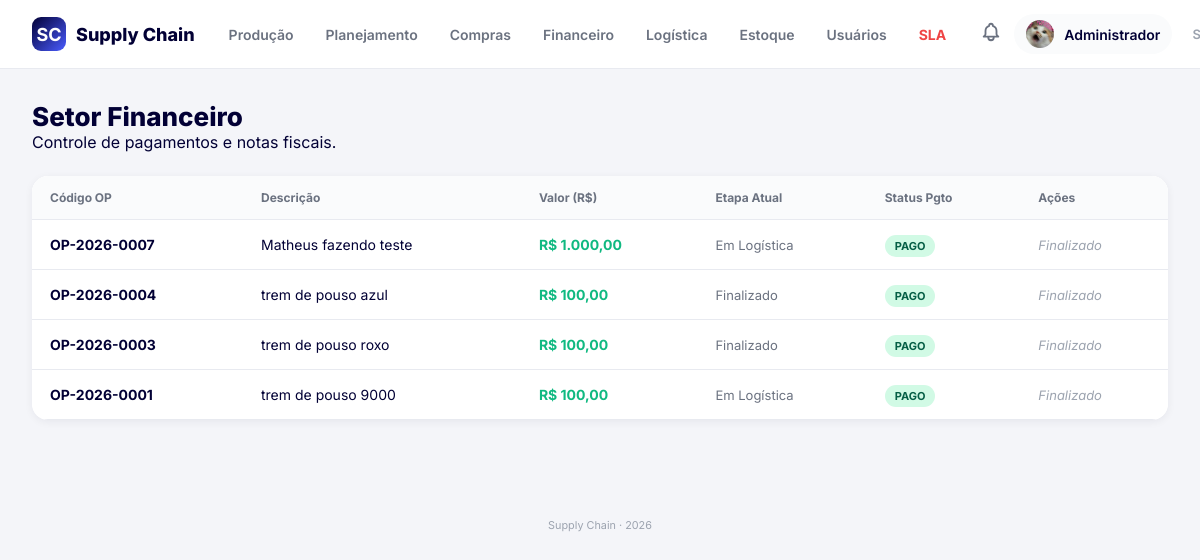
Page /supply-chain/setores/financeiro/index.php (signed in) on the committed database.
### tables this page shows
CREATE TABLE `pedidos_compra` (
  `id` int(11) NOT NULL,
  `ordem_id` int(11) NOT NULL,
  `fornecedor_id` int(11) NOT NULL,
  `valor_total` decimal(12,2) DEFAULT NULL,
  `prazo_entrega` date DEFAULT NULL,
  `status` enum('aberto','pago','em_transito','entregue','cancelado') DEFAULT 'aberto',
  `criado_em` datetime DEFAULT current_timestamp()
);

CREATE TABLE `ordens` (
  `id` int(11) NOT NULL,
  `codigo` varchar(30) NOT NULL,
  `descricao` varchar(200) DEFAULT NULL,
  `status` enum('aberta','desmontagem','planejamento','compras','financeiro','logistica','estoque','remontagem','concluida','cancelada') DEFAULT 'aberta',
  `criado_por` int(11) DEFAULT NULL,
  `criado_em` datetime DEFAULT current_timestamp()
);

### supply-chain/config/db.php (called while the page is built, shortened)
<?php
function db(): PDO
{
    static $pdo = null;
    if ($pdo === null) {
        $dsn = 'mysql:host=' . DB_HOST . ';dbname=' . DB_NAME . ';charset=' . DB_CHARSET;
        $opcoes = [
            PDO::ATTR_ERRMODE            => PDO::ERRMODE_EXCEPTION,
            PDO::ATTR_DEFAULT_FETCH_MODE => PDO::FETCH_ASSOC,
            PDO::ATTR_EMULATE_PREPARES   => false,
        ];
        try {
            $pdo = new PDO($dsn, DB_USER, DB_PASS, $opcoes);
        } catch (PDOException $e) {
            error_log('Erro DB: ' . $e->getMessage());
            http_response_code(500);
            exit('Erro ao conectar ao banco de dados.');
        }
    }
    return $pdo;
}

### supply-chain/includes/funcoes.php (called while the page is built, shortened)
<?php
function e(?string $texto): string
{
    return htmlspecialchars($texto ?? '', ENT_QUOTES | ENT_SUBSTITUTE, 'UTF-8');
}

### supply-chain/setores/financeiro/index.php (the view, shortened to what this page needs)
<?php
require_once __DIR__ . '/../../config/db.php';
require_once __DIR__ . '/../../includes/funcoes.php';
$sql = "
    SELECT o.id, o.codigo, o.descricao, o.status as ordem_status,
           p.id as pedido_id, p.valor_total, p.status as pedido_status,
           (SELECT COUNT(*) FROM pagamentos pg WHERE pg.pedido_id = p.id AND pg.tipo = 'pedido') as pago_pedido,
           (SELECT COUNT(*) FROM pagamentos pg WHERE pg.pedido_id = p.id AND pg.tipo = 'taxa_chegada') as pago_taxa
    FROM ordens o
    JOIN pedidos_compra p ON p.ordem_id = o.id
    ORDER BY o.criado_em DESC
";
$ordens = db()->query($sql)->fetchAll();
require __DIR__ . '/../../includes/header.php';
?>
<div class="page-header">
    <div>
        <h2>Setor Financeiro</h2>
        <p>Controle de pagamentos e notas fiscais.</p>
    </div>
</div>
<div class="card" style="padding: 0; overflow: hidden;">
    <table class="card-table">
        <thead>
            <tr>
                <th>Código OP</th>
                <th>Descrição</th>
                <th>Valor (R$)</th>
                <th>Etapa Atual</th>
                <th>Status Pgto</th>
                <th>Ações</th>
            </tr>
        </thead>
        <tbody>
            <?php foreach ($ordens as $o): ?>
            <tr>
                <td><strong><?= e($o['codigo']) ?></strong></td>
                <td><?= e($o['descricao']) ?></td>
                <td style="color: var(--success); font-weight: 700;">R$ <?= number_format($o['valor_total'], 2, ',', '.') ?></td>
                <td>
                    <?php if ($o['ordem_status'] === 'financeiro' && $o['pago_pedido'] > 0 && $o['pago_taxa'] == 0): ?>
                        <span class="badge badge-warning">Taxa de Chegada</span>
                    <?php elseif ($o['ordem_status'] === 'logistica'): ?>
                        <span style="color: var(--gray-500); font-size: 13px;">Em Logística</span>
                    <?php elseif (in_array($o['ordem_status'], ['estoque', 'remontagem', 'concluida'])): ?>
                        <span style="color: var(--gray-500); font-size: 13px;">Finalizado</span>
                    <?php else: ?>
                        <span style="color: var(--gray-500); font-size: 13px;">Pedido</span>
                    <?php endif; ?>
                </td>
                <td>
                    <?php if ($o['pago_taxa'] > 0): ?>
                        <span class="badge badge-success">Pago</span>
                    <?php elseif ($o['pago_pedido'] > 0 && $o['ordem_status'] === 'financeiro'): ?>
                        <span class="badge badge-warning">Taxa Pendente</span>
                    <?php elseif ($o['pago_pedido'] > 0): ?>
                        <span class="badge badge-success">Pago</span>
                    <?php else: ?>
                        <span class="badge badge-warning">Pendente</span>
                    <?php endif; ?>
                </td>
                <td>
                    <?php if ($o['ordem_status'] === 'financeiro' && $o['pago_pedido'] > 0 && $o['pago_taxa'] == 0): ?>
                        <a href="<?= BASE_URL ?>/setores/financeiro/pagar_taxa.php?id=<?= $o['id'] ?>" class="btn-primary" style="background: var(--warning); padding: 6px 12px; font-size: 12px;">
                            Pagar Taxa
                        </a>
                    <?php elseif ($o['pago_pedido'] == 0): ?>
                        <a href="<?= BASE_URL ?>/setores/financeiro/pagar.php?id=<?= $o['id'] ?>" class="btn-primary" style="padding: 6px 12px; font-size: 12px;">
                            Pagar e Emitir NF
                        </a>
                    <?php else: ?>
                        <span style="color: var(--gray-400); font-size: 13px; font-style: italic;">Finalizado</span>
                    <?php endif; ?>
                </td>
            </tr>
            <?php endforeach; ?>
        </tbody>
    </table>
</div>
<?php require __DIR__ . '/../../includes/footer.php'; ?>

### supply-chain/assets/css/style.css (style rules this page uses)
:root { --primary: #020035; --primary-600: #0a0a5c; --accent: #4a5cff; --white: #ffffff; --gray-50: #fafbfc; --gray-100: #f4f5f9; --gray-200: #e8eaf0; --gray-300: #d1d5db; --gray-400: #9ca3af; --gray-500: #6b7280; --gray-600: #4b5563; --success: #10b981; --warning: #f59e0b; --danger: #ef4444; --info: #3b82f6; --radius: 12px; --radius-lg: 16px; --shadow: 0 2px 8px rgba(2, 0, 53, 0.06); --shadow-md: 0 4px 16px rgba(2, 0, 53, 0.08); --transition: all 0.22s cubic-bezier(0.4, 0, 0.2, 1); }
* { margin: 0; padding: 0; box-sizing: border-box; font-family: 'Inter', sans-serif; }
body { background: var(--gray-100); color: var(--primary); min-height: 100vh; }
.page-header { display: flex; justify-content: space-between; align-items: flex-start; margin-bottom: 24px; flex-wrap: wrap; gap: 16px; }
.page-header h2 { font-size: 26px; font-weight: 800; }
.card { background: var(--white); border-radius: var(--radius-lg); box-shadow: var(--shadow); padding: 24px; }
.card-table { width: 100%; border-collapse: collapse; background: var(--white); border-radius: var(--radius-lg); overflow: hidden; }
.card-table th { background: var(--gray-50); padding: 14px 18px; text-align: left; font-size: 12px; font-weight: 700; color: var(--gray-500); border-bottom: 1px solid var(--gray-200); }
.card-table td { padding: 16px 18px; border-bottom: 1px solid var(--gray-200); font-size: 14px; }
.badge { padding: 4px 10px; border-radius: 20px; font-size: 11px; font-weight: 700; text-transform: uppercase; }
.badge-success { background: #d1fae5; color: #065f46; }

### rows in the picture
pedidos_compra: ordem.codigo "OP-2026-0007", ordem.descricao "Matheus fazendo teste", valor_total "1.000,00", shows "Em Logística", shows "PAGO"
pedidos_compra: ordem.codigo "OP-2026-0004", ordem.descricao "trem de pouso azul", valor_total "100,00", shows "Finalizado", shows "PAGO"
pedidos_compra: ordem.codigo "OP-2026-0003", ordem.descricao "trem de pouso roxo", valor_total "100,00", shows "Finalizado", shows "PAGO"
pedidos_compra: ordem.codigo "OP-2026-0001", ordem.descricao "trem de pouso 9000", valor_total "100,00", shows "Em Logística", shows "PAGO"

### other values in the picture
explode(' ', $usuario['nome'])[0] "Administrador"
